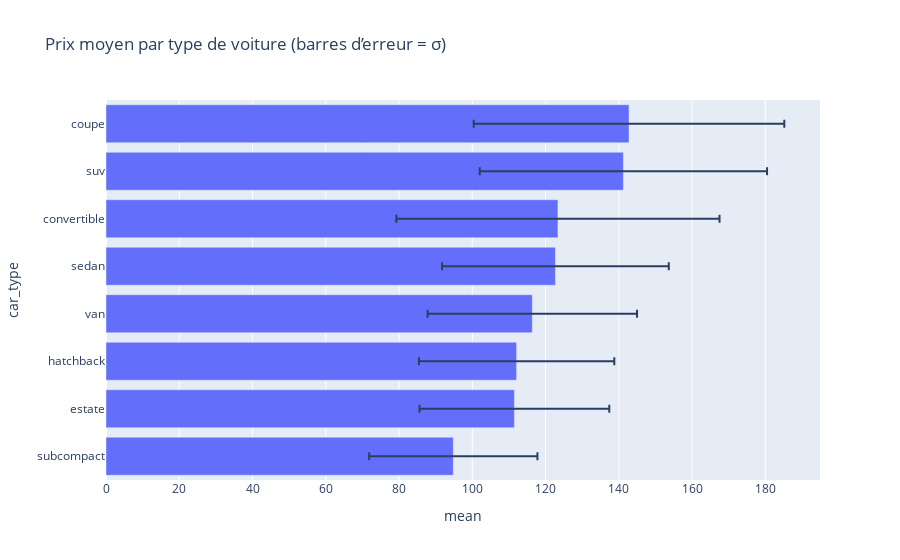

Notebook source saved alongside this figure:
### Markdown cell above
<div style="font-size:0.85em; line-height:1.45">
Lecture du tableau summary[`fuel`] (moyenne / médiane / écart-type par carburant)

- diesel : ~121,5 €/j (proche de la moyenne globale), dispersion modérée.
- petrol : ~110 €/j, ≈ 9 % moins cher que la moyenne globale.
- hybrid_petrol & electro : moyennes élevées mais effectifs très faibles (8 et 3) → interprétation à prendre avec précaution.

Dans le tableau filtré tab_fuel (MIN_COUNT = 20) :
- diesel : uplift ≈ +0,3 % vs moyenne globale (quasi neutre).
- petrol : uplift ≈ −9,2 %, confirmant un prix moyen significativement plus bas.

</div>

### Code cell
# Bar plot of mean price per car type with error bars (std dev)
tab = summary["car_type"].query("count >= @MIN_COUNT").reset_index()

fig = px.bar(
    tab,
    x="mean",
    y="car_type",
    orientation="h",
    error_x="std",  
    title="Prix moyen par type de voiture (barres d’erreur = σ)",
)
fig.update_layout(yaxis={"categoryorder": "total ascending"})
fig.show()

### Figure 1 — Plotly figure (JSON) as saved in the notebook; plotly's stock layout.template omitted (floating-point values rounded to 4 significant figures)
{"data": [{"error_x": {"array": [42.39, 39.22, 44.11, 30.95, 28.59, 26.67, 25.9, 22.97]}, "hovertemplate": "mean=%{x}<br>car_type=%{y}<extra></extra>", "legendgroup": "", "marker": {"color": "#636efa", "pattern": {"shape": ""}}, "name": "", "orientation": "h", "showlegend": false, "textposition": "auto", "type": "bar", "x": [142.8, 141.3, 123.4, 122.7, 116.4, 112.1, 111.5, 94.82], "xaxis": "x", "y": ["coupe", "suv", "convertible", "sedan", "van", "hatchback", "estate", "subcompact"], "yaxis": "y"}], "layout": {"barmode": "relative", "legend": {"tracegroupgap": 0}, "title": {"text": "Prix moyen par type de voiture (barres d’erreur = σ)"}, "xaxis": {"anchor": "y", "domain": [0, 1], "title": {"text": "mean"}}, "yaxis": {"anchor": "x", "categoryorder": "total ascending", "domain": [0, 1], "title": {"text": "car_type"}}}}
